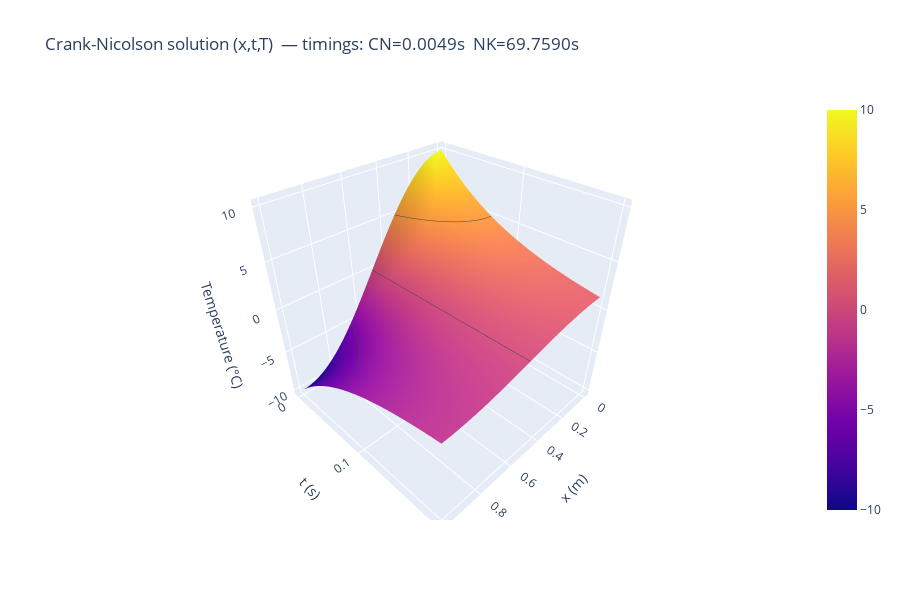

Notebook source saved alongside this figure:
### Markdown cell above
## **4. Solving PDEs**
Dual numbers kind of suck when solving PDEs directly, without considering their strong suits. Consider a 1m bar, with Neumann boundary conditions, and an initial temperature distribution
$$
u(x,0) = 10 \cos(\pi x)
$$
And a Crank-Nicholson solver with a Backward-Euler NK solver, where the derivative (Jacobian) steps are implemented with dual numbers.

The key here is that the dual number method requires a Backwards-Euler step AND a Newton-Krylov step (ie. a Newton step, solving $J\Delta x = -F$), and within each, the matrix-vector product
$J \vec{v}$
needs to be calculated with dual numbers, which is intensive at the scale needed. Both CN and the dual number method are technically $\mathcal{O}(n)$, but the dual number method needs to compute the Jacobian product for each step (because it is implicit), while CN uses a linear discretization. (ALSO, backwards euler and Crank-Nicholson generally don't even use the Jacobian.)

### Code cell
# Hybrid solver: Crank-Nicolson (fast, sparse) + Backward-Euler Newton-Krylov (matrix-free Jv via num_dual)

import numpy as np
import time
from scipy.sparse import diags, eye
from scipy.sparse.linalg import factorized, LinearOperator, gmres
from num_dual import first_derivative
import plotly.graph_objects as go
import matplotlib.pyplot as plt

# -----------------------
# PARAMETERS (edit if you like)
# -----------------------
alpha = 1.0     # thermal diffusivity
L = 1.0         # domain length (m)
N = 100         # number of grid points including endpoints
dx = L / (N - 1)
x = np.linspace(0.0, L, N)

dt = 1e-3       # time step
t_final = 0.2   # final time
nt = int(np.ceil(t_final / dt))
t_grid = np.linspace(0.0, dt*nt, nt+1)

# initial condition: 10*cos(pi x) (Neumann-compliant)
u0 = 10.0 * np.cos(np.pi * x)

# -----------------------
# Sparse Laplacian for CN (float, fast)
# -----------------------
main = -2.0 * np.ones(N)
off  = 1.0  * np.ones(N-1)
Lmat_sparse = diags([main, off, off], [0, -1, 1], shape=(N, N)).tolil()
# Neumann adjustments (ghost-mirror)
Lmat_sparse[0, 0]  = -2.0
Lmat_sparse[0, 1]  =  2.0
Lmat_sparse[-1, -1] = -2.0
Lmat_sparse[-1, -2] =  2.0
Lmat_sparse = (Lmat_sparse / (dx**2)).tocsr()

# -----------------------
# Crank-Nicolson setup (fast with sparse factorization)
# -----------------------
I_sp = eye(N, format='csr')
theta = 0.5
A_cn = (I_sp - theta * dt * alpha * Lmat_sparse).tocsc()
B_cn = (I_sp + (1.0 - theta) * dt * alpha * Lmat_sparse).tocsr()
solve_Acn = factorized(A_cn)

def crank_nicolson(u_init, Bcn, solveA, nt):
    u = u_init.copy()
    U = np.zeros((nt+1, N))
    U[0, :] = u
    for n in range(1, nt+1):
        rhs = Bcn.dot(u)
        u = solveA(rhs)
        U[n, :] = u
    return U

# -----------------------
# Pure-Python Laplacian (works with floats AND num_dual DualNumbers)
# returns a numpy array; dtype=float for floats, dtype=object for Duals
# -----------------------
def laplacian_neumann_pure(u, dx):
    # u can be numpy array of floats or array-like of DualNumbers
    Nloc = len(u)
    # Use a Python list to allow arbitrary element types (Dual, float)
    out = [0]*Nloc
    # left boundary: (2*u1 - 2*u0) / dx^2  (mirror ghost)
    out[0] = (2 * u[1] - 2 * u[0]) / (dx**2)
    # interior
    for i in range(1, Nloc-1):
        out[i] = (u[i+1] - 2 * u[i] + u[i-1]) / (dx**2)
    # right boundary
    out[-1] = (2 * u[-2] - 2 * u[-1]) / (dx**2)
    # return numpy array: object dtype if elements are Dual; float dtype if floats
    return np.array(out, dtype=object if not isinstance(out[0], (float, int)) else float)

# Residual for Backward-Euler (works with u numeric or u containing DualNumbers)
def residual_BE_pure(u, u_old, dt, alpha, dx):
    # u may be array-like of DualNumbers when used inside directional derivative
    lap = laplacian_neumann_pure(u, dx)
    return u - u_old - dt * alpha * lap

# -----------------------
# Jv via num_dual directional derivative (component-wise)
# For vector v, computes J(u) * v by computing derivative of scalar functions g_i(s) = F_i(u + s v)
# This implementation calls first_derivative N times per matvec (simple & robust)
# -----------------------
def Jv_via_num_dual(u_float, v_float, u_old_float, dt, alpha, dx):
    """
    u_float, v_float, u_old_float are numpy arrays of floats (not Duals).
    Returns J*v as numpy float array.
    """
    Nloc = len(u_float)
    Jv = np.zeros(Nloc, dtype=float)
    # For each component i, define g_i(s) = F_i(u + s v) and compute g_i'(0)
    # Note: first_derivative expects a scalar-returning function of a scalar input s.
    for i in range(Nloc):
        def g_i(s, i=i):
            # s may be a Dual scalar; then u_plus becomes array of Duals
            u_plus = u_float + s * v_float
            f_plus = residual_BE_pure(u_plus, u_old_float, dt, alpha, dx)
            return f_plus[i]
        # first_derivative returns (value_at_0, derivative_at_0)
        _, deriv = first_derivative(g_i, 0.0)
        Jv[i] = deriv
    return Jv

# Newton-Krylov step: solve F(u)=0 where F = u - u_old - dt*alpha*laplacian(u)
def newton_krylov_step_pure(u_old, dt, alpha, dx, tol_newton=1e-10, rtol_gmres=1e-8, max_newton_it=20):
    """
    Matrix-free Newton-Krylov using Jv computed by Jv_via_num_dual.
    u_old is numpy float array initial guess (and previous timestep solution).
    """
    u = u_old.copy()
    Nloc = len(u)
    for k in range(max_newton_it):
        Fval = residual_BE_pure(u, u_old, dt, alpha, dx)   # numeric residual (float array)
        normF = np.linalg.norm(Fval)
        if normF < tol_newton:
            return u, k
        # matvec: J(u) dot v
        def matvec(v):
            return Jv_via_num_dual(u, v, u_old, dt, alpha, dx)
        J_op = LinearOperator((Nloc, Nloc), matvec=matvec, dtype=float)
        # solve J delta = -Fval with GMRES (matrix-free)
        delta, info = gmres(J_op, -Fval, rtol=rtol_gmres, atol=1e-14, restart=50, maxiter=500)
        if info != 0:
            print(f"  gmres info = {info} (continuing with returned approximate delta)")
        u = u + delta
        if np.linalg.norm(delta) < 1e-12:
            return u, k+1
    return u, max_newton_it

def backward_euler_newton_krylov_pure(u_init, dt, alpha, dx, nt):
    U = np.zeros((nt+1, N))
    U[0, :] = u_init.copy()
    u_old = u_init.copy()
    tot_newton = 0
    for n in range(1, nt+1):
        u_new, nit = newton_krylov_step_pure(u_old, dt, alpha, dx)
        tot_newton += nit
        U[n, :] = u_new
        u_old = u_new
    return U, tot_newton

# -----------------------
# Run both methods, time them
# -----------------------
print("Running Crank-Nicolson (sparse factorized)...")
t0 = time.perf_counter()
U_cn = crank_nicolson(u0, B_cn, solve_Acn, nt)
t_cn = time.perf_counter() - t0
print(f"  Crank-Nicolson done in {t_cn:.4f} s")

print("Running Backward-Euler Newton-Krylov with num_dual Jv (pure-Python laplacian)...")
t0 = time.perf_counter()
U_nk, total_newton_iters = backward_euler_newton_krylov_pure(u0, dt, alpha, dx, nt)
t_nk = time.perf_counter() - t0
print(f"  Backward-Euler Newton-Krylov done in {t_nk:.4f} s, total Newton iters = {total_newton_iters}")

# -----------------------
# Sanity checks: mean conservation (Neumann BC) and quick comparisons
# -----------------------
mean_initial = np.mean(u0)
mean_cn = np.mean(U_cn[-1,:])
mean_nk = np.mean(U_nk[-1,:])
print(f"Mean initial: {mean_initial:.12e}, CN final mean: {mean_cn:.12e}, NK final mean: {mean_nk:.12e}")

# -----------------------
# Plot (Plotly surface for CN result by default)
# -----------------------
Z = U_cn   # swap to U_nk to show Newton-Krylov surface instead
X_grid, T_grid = np.meshgrid(x, t_grid)

fig = go.Figure(data=[go.Surface(x=X_grid, y=T_grid, z=Z,
                                 contours={"z": {"show": True}})])
fig.update_layout(title=f"Crank-Nicolson solution (x,t,T)  — timings: CN={t_cn:.4f}s  NK={t_nk:.4f}s",
                  scene=dict(xaxis_title='x (m)', yaxis_title='t (s)', zaxis_title='Temperature (°C)'),
                  width=900, height=600)
fig.show()

# Matplotlib final-profile comparison
plt.figure(figsize=(8,4))
plt.plot(x, U_cn[-1,:], label='Crank-Nicolson final')
plt.plot(x, U_nk[-1,:], '--', label='Backward-Euler Newton-Krylov final')
plt.plot(x, u0, ':', label='Initial (10 cos(pi x))')
plt.legend()
plt.xlabel('x (m)')
plt.ylabel('Temperature (°C)')
plt.title('Final profiles comparison')
plt.grid(True)
plt.show()

print(f"Timing summary: Crank-Nicolson = {t_cn:.4f} s, Backward-Euler Newton-Krylov = {t_nk:.4f} s")

### Figure 1 — Plotly figure (JSON) as saved in the notebook; plotly's stock layout.template omitted (floating-point values rounded to 4 significant figures; data arrays with more than 128 entries replaced by an {"elided": "..."} marker saying what was removed)
{"data": [{"contours": {"z": {"show": true}}, "type": "surface", "x": {"elided": "201x100 float values"}, "y": {"elided": "201x100 float values"}, "z": {"elided": "201x100 float values"}}], "layout": {"height": 600, "scene": {"xaxis": {"title": {"text": "x (m)"}}, "yaxis": {"title": {"text": "t (s)"}}, "zaxis": {"title": {"text": "Temperature (°C)"}}}, "title": {"text": "Crank-Nicolson solution (x,t,T)  — timings: CN=0.0049s  NK=69.7590s"}, "width": 900}}
